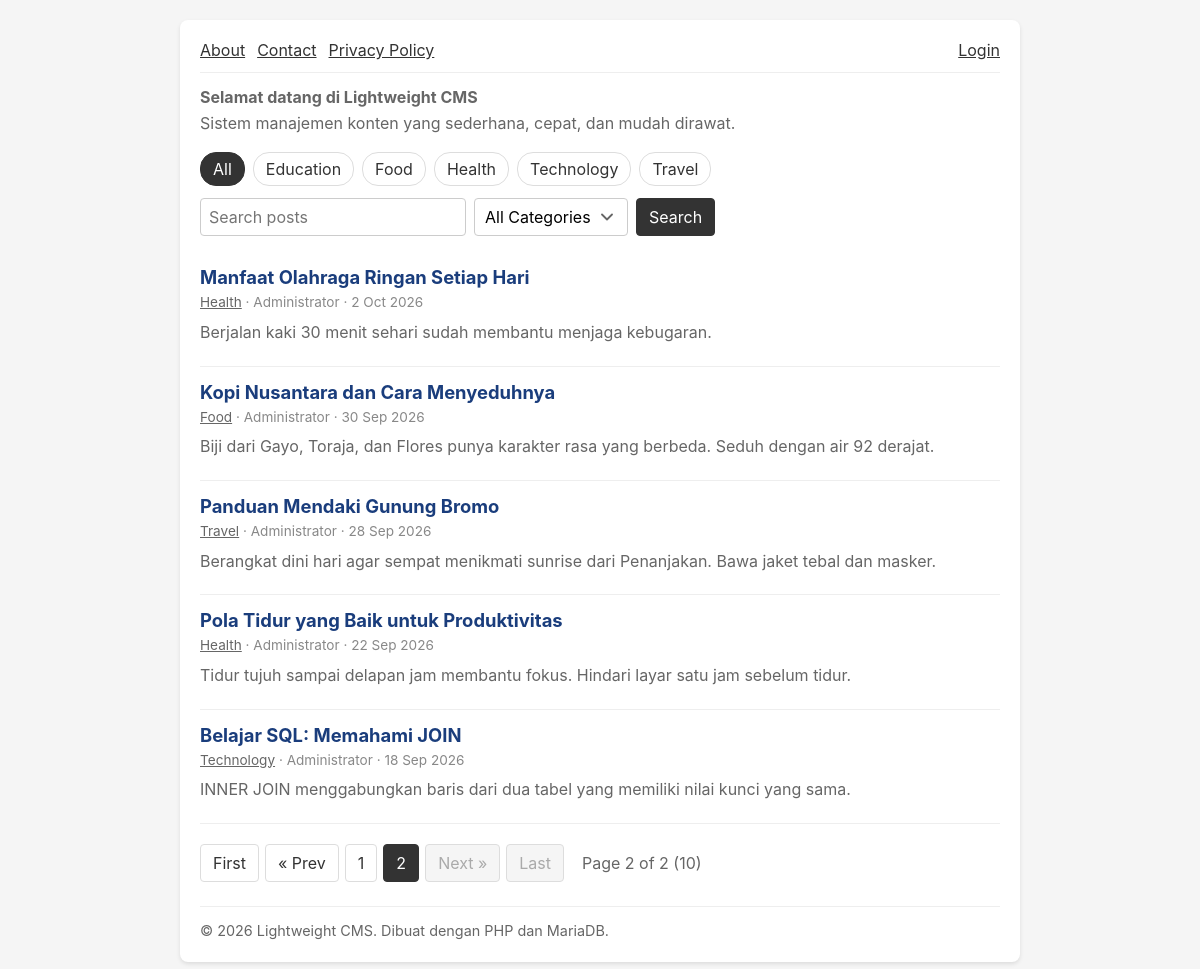
Page /?p=2 on the committed database.
### tables this page shows
CREATE TABLE IF NOT EXISTS t_single (
    id INT AUTO_INCREMENT PRIMARY KEY,
    user_id INT NOT NULL,
    title VARCHAR(255) NOT NULL,
    content MEDIUMTEXT NOT NULL,
    status ENUM('draft', 'published') NOT NULL DEFAULT 'draft',
    created_at DATETIME NOT NULL DEFAULT CURRENT_TIMESTAMP,
    updated_at DATETIME NOT NULL DEFAULT CURRENT_TIMESTAMP ON UPDATE CURRENT_TIMESTAMP,
    INDEX idx_single_status (status),
    FOREIGN KEY (user_id) REFERENCES t_user (id) ON DELETE RESTRICT
);

CREATE TABLE IF NOT EXISTS t_setting (
    id INT AUTO_INCREMENT PRIMARY KEY,
    setting_key VARCHAR(50) NOT NULL UNIQUE,
    setting_value TEXT NOT NULL
);

CREATE TABLE IF NOT EXISTS t_category (
    id INT AUTO_INCREMENT PRIMARY KEY,
    name VARCHAR(100) NOT NULL UNIQUE,
    description VARCHAR(255) NULL,
    created_at DATETIME NOT NULL DEFAULT CURRENT_TIMESTAMP,
    updated_at DATETIME NOT NULL DEFAULT CURRENT_TIMESTAMP ON UPDATE CURRENT_TIMESTAMP
);

CREATE TABLE IF NOT EXISTS t_post (
    id INT AUTO_INCREMENT PRIMARY KEY,
    user_id INT NOT NULL,
    category_id INT NULL,
    title VARCHAR(255) NOT NULL,
    content MEDIUMTEXT NOT NULL,
    excerpt VARCHAR(500) NULL,
    status ENUM('draft', 'published') NOT NULL DEFAULT 'draft',
    published_at DATETIME NULL,
    created_at DATETIME NOT NULL DEFAULT CURRENT_TIMESTAMP,
    updated_at DATETIME NOT NULL DEFAULT CURRENT_TIMESTAMP ON UPDATE CURRENT_TIMESTAMP,
    INDEX idx_post_status_published (status, published_at),
    FOREIGN KEY (user_id) REFERENCES t_user (id) ON DELETE RESTRICT,
    FOREIGN KEY (category_id) REFERENCES t_category (id) ON DELETE SET NULL
);

CREATE TABLE IF NOT EXISTS t_user (
    id INT AUTO_INCREMENT PRIMARY KEY,
    username VARCHAR(50) NOT NULL UNIQUE,
    email VARCHAR(100) NOT NULL UNIQUE,
    password_hash VARCHAR(255) NOT NULL,
    display_name VARCHAR(100) NOT NULL,
    bio TEXT NULL,
    role ENUM('admin', 'author') NOT NULL DEFAULT 'author',
    must_change_password TINYINT(1) NOT NULL DEFAULT 0,
    created_at DATETIME NOT NULL DEFAULT CURRENT_TIMESTAMP,
    updated_at DATETIME NOT NULL DEFAULT CURRENT_TIMESTAMP ON UPDATE CURRENT_TIMESTAMP
);

### config/database.php (called while the page is built, shortened)
<?php
function getDatabase() {
    try {
        $dsn = 'mysql:host=' . DB_HOST . ';dbname=' . DB_NAME . ';charset=utf8mb4';
        $pdo = new PDO($dsn, DB_USER, DB_PASS);
        $pdo->setAttribute(PDO::ATTR_ERRMODE, PDO::ERRMODE_EXCEPTION);
        return $pdo;
    } catch (PDOException $e) {
        throw new Exception('Database connection failed: ' . $e->getMessage());
    }
}

### models/single.php (called while the page is built)
<?php
function getPublishedSingles() {
    return getDatabase()->query("SELECT id, title FROM t_single WHERE status = 'published' ORDER BY id")->fetchAll(PDO::FETCH_ASSOC);
}

### utils/auth.php (called while the page is built, shortened)
<?php
function currentUser() {
    static $user = false;
    if ($user === false) {
        $user = null;
    }
    return $user;
}

### utils/image.php (called while the page is built, shortened)
<?php
function settingImages() {
    return [
        'banner' => ['label' => 'Header Banner', 'name' => 'header', 'types' => ['png']],
        'favicon' => ['label' => 'Favicon', 'name' => 'favicon', 'types' => ['png', 'ico']],
    ];
}
function settingImageUrl($key) {
    $images = settingImages();
    $newest = '';
    foreach ($images[$key]['types'] as $type) {
        $fileName = $images[$key]['name'] . '.' . $type;
        $path = SITES_DIR . '/' . $fileName;
    }
    return $newest;
}

### controllers/home.php (called while the page is built, shortened)
<?php
$bannerUrl = settingImageUrl('banner');
$headerText = getSetting('header_text');
$footerText = getSetting('footer_text');
$page_number = isset($_GET['p']) ? (int) $_GET['p'] : 1;
$keyword = isset($_GET['q']) && is_string($_GET['q']) ? mb_substr(trim($_GET['q']), 0, 100) : '';
$categoryId = isset($_GET['category']) && is_string($_GET['category']) && ctype_digit($_GET['category']) ? (int) $_GET['category'] : 0;
$categories = getCategories();
$filterParams = [];
$pagination = getPagination(countPublishedPosts($categoryId, $keyword), $page_number, getPerPage());
$posts = getPublishedPosts($categoryId, $keyword, $pagination['per_page'], $pagination['offset']);

### models/setting.php (called while the page is built, shortened)
<?php
function getSetting($key, $default = '') {
    try {
        $pdo = getDatabase();
        $stmt = $pdo->prepare('SELECT setting_value FROM t_setting WHERE setting_key = ?');
        $stmt->execute([$key]);
        $value = $stmt->fetchColumn();
        return $value === false ? $default : $value;
    } catch (Exception $e) {
        return $default;
    }
}
function getPerPage() {
    $perPage = (int) getSetting('per_page', 5);
    return $perPage > 0 ? $perPage : 5;
}

### utils/html.php (called while the page is built, shortened)
<?php
function sanitizeHtml($html) {
    $doc = new DOMDocument();
    $doc->loadHTML('<?xml encoding="utf-8"?><div id="root">' . $html . '</div>', LIBXML_NOERROR | LIBXML_NOWARNING);
    $root = $doc->getElementById('root');
    $result = '';
    foreach ($root->childNodes as $child) {
        $result .= $doc->saveHTML($child);
    }
    return $result;
}
function cleanHtmlNode($node) {
    foreach (iterator_to_array($node->childNodes) as $child) {
        if ($child->nodeType === XML_TEXT_NODE) {
            continue;
        }
        $tag = strtolower($child->nodeName);
    }
}

### models/category.php (called while the page is built)
<?php
function getCategories() {
    return getDatabase()->query('SELECT id, name FROM t_category ORDER BY name')->fetchAll(PDO::FETCH_ASSOC);
}

### models/post.php (called while the page is built, shortened)
<?php
function publishedPostCondition($categoryId, $keyword) {
    $where = ["p.status = 'published'"];
    $params = [];
    return [' WHERE ' . implode(' AND ', $where), $params];
}
function countPublishedPosts($categoryId, $keyword) {
    [$where, $params] = publishedPostCondition($categoryId, $keyword);
    $stmt = getDatabase()->prepare('SELECT COUNT(*) FROM t_post p' . $where);
    $stmt->execute($params);
    return (int) $stmt->fetchColumn();
}
function getPublishedPosts($categoryId, $keyword, $limit, $offset) {
    [$where, $params] = publishedPostCondition($categoryId, $keyword);
    $sql = 'SELECT p.id, p.title, p.content, p.excerpt, p.category_id, c.name AS category_name, u.display_name AS author_name,
                   COALESCE(p.published_at, p.created_at) AS shown_at
            FROM t_post p
            JOIN t_user u ON u.id = p.user_id
            LEFT JOIN t_category c ON c.id = p.category_id' . $where . '
            ORDER BY shown_at DESC, p.id DESC
            LIMIT :limit OFFSET :offset';
    $stmt = getDatabase()->prepare($sql);
    $stmt->bindValue(':limit', (int) $limit, PDO::PARAM_INT);
    $stmt->bindValue(':offset', (int) $offset, PDO::PARAM_INT);
    $stmt->execute();
    return $stmt->fetchAll(PDO::FETCH_ASSOC);
}
function postSnippet($post, $length = 200) {
    $excerpt = trim((string) ($post['excerpt'] ?? ''));
    if ($excerpt !== '') {
        return $excerpt;
    }
    $content = preg_replace('/<\/?(?:p|br|div|li|ul|ol|h[1-6]|blockquote|pre|tr|td)\b[^>]*>/i', ' ', (string) $post['content']);
    $text = html_entity_decode(strip_tags($content), ENT_QUOTES, 'UTF-8');
    $text = trim(preg_replace('/\s+/u', ' ', $text));
    return mb_strlen($text) > $length ? mb_substr($text, 0, $length) . '...' : $text;
}

### views/home.php (the view, shortened to what this page needs)
<?php include __DIR__ . '/header.php'; ?>
        <div class="home-bar">
            <nav class="category-menu">
                <a href="index.php" class="<?= $categoryId === 0 ? 'active' : '' ?>">All</a>
                <?php foreach ($categories as $category): ?>
                    <a href="index.php?category=<?= (int) $category['id'] ?>" class="<?= $categoryId === (int) $category['id'] ? 'active' : '' ?>"><?= htmlspecialchars($category['name']) ?></a>
                <?php endforeach; ?>
            </nav>
            <form method="get" action="index.php" class="search-form home-search">
                <input type="text" name="q" value="<?= htmlspecialchars($keyword) ?>" placeholder="Search posts" maxlength="100">
                <select name="category">
                    <option value="">All Categories</option>
                </select>
                <button type="submit">Search</button>
            </form>
        </div>
        <?php foreach ($posts as $post): ?>
            <article class="post-item">
                <h2><a href="index.php?page=post&amp;id=<?= (int) $post['id'] ?>"><?= htmlspecialchars($post['title']) ?></a></h2>
                <p class="post-meta">
                    <?php if ($post['category_name'] !== null): ?>
                        <a href="index.php?category=<?= (int) $post['category_id'] ?>"><?= htmlspecialchars($post['category_name']) ?></a> &middot;
                    <?php endif; ?>
                    <?= htmlspecialchars($post['author_name']) ?> &middot; <?= htmlspecialchars(date('j M Y', strtotime($post['shown_at']))) ?>
                </p>
                <p><?= htmlspecialchars(postSnippet($post)) ?></p>
            </article>
        <?php endforeach; ?>
        <?= renderPagination($pagination, $filterParams) ?>
<?php include __DIR__ . '/footer.php'; ?>

### views/public-nav.php
<nav class="nav public-nav">
    <div class="public-menu">
        <?php foreach ($publicSingles as $single): ?>
            <a href="index.php?page=single&amp;id=<?= (int) $single['id'] ?>"><?= htmlspecialchars($single['title']) ?></a>
        <?php endforeach; ?>
    </div>
    <div class="public-user">
        <?php if ($navUser): ?>
            <a href="index.php?page=dashboard"><?= htmlspecialchars($navUser['display_name']) ?></a>
        <?php else: ?>
            <a href="index.php?page=login">Login</a>
        <?php endif; ?>
    </div>
</nav>

### views/public-header.php (shortened to what this page needs)
<?php if ($bannerUrl !== '' || trim($headerText) !== ''): ?>
        <header class="site-header">
            <?php if (trim($headerText) !== ''): ?>
                <div class="site-header-text"><?= sanitizeHtml($headerText) ?></div>
            <?php endif; ?>
        </header>
<?php endif; ?>

### utils/pagination.php
<?php
function getPagination($totalData, $currentPage, $perPage) {
    $totalData = max(0, (int) $totalData);
    $perPage = max(1, (int) $perPage);
    $totalPages = (int) ceil($totalData / $perPage);
    $currentPage = min(max(1, (int) $currentPage), max(1, $totalPages));
    return [
        'current_page' => $totalPages === 0 ? 0 : $currentPage,
        'total_pages' => $totalPages,
        'offset' => ($currentPage - 1) * $perPage,
        'per_page' => $perPage,
        'total_data' => $totalData,
    ];
}
function paginationLink($params, $page, $label) {
    $url = '?' . http_build_query(array_merge($params, ['p' => $page]));
    return '<a href="' . htmlspecialchars($url) . '">' . $label . '</a>';
}
function renderPagination($pagination, $params = []) {
    $current = $pagination['current_page'];
    $total = $pagination['total_pages'];
    unset($params['p']);
    $html = '<div class="pagination">';
    if ($total > 1) {
        $start = max(1, min($current - 2, $total - 4));
        $end = min($total, $start + 4);
        if ($current > 1) {
            $html .= paginationLink($params, 1, 'First');
            $html .= paginationLink($params, $current - 1, '&laquo; Prev');
        } else {
            $html .= '<span class="disabled">First</span>';
            $html .= '<span class="disabled">&laquo; Prev</span>';
        }
        for ($i = $start; $i <= $end; $i++) {
            if ($i === $current) {
                $html .= '<span class="active">' . $i . '</span>';
            } else {
                $html .= paginationLink($params, $i, $i);
            }
        }
        if ($current < $total) {
            $html .= paginationLink($params, $current + 1, 'Next &raquo;');
            $html .= paginationLink($params, $total, 'Last');
        } else {
            $html .= '<span class="disabled">Next &raquo;</span>';
            $html .= '<span class="disabled">Last</span>';
        }
    }
    $html .= '<span class="info">Page ' . $current . ' of ' . $total
        . ' (' . $pagination['total_data'] . ')</span>';
    $html .= '</div>';
    return $html;
}

### views/public-footer.php
<?php if (trim($footerText) !== ''): ?>
        <footer class="site-footer"><?= sanitizeHtml($footerText) ?></footer>
<?php endif; ?>

### public/css/style.css (style rules this page uses)
body { font-family: -apple-system, BlinkMacSystemFont, "Segoe UI", sans-serif; margin: 0; padding: 20px; background: #f5f5f5; }
p { color: #666; line-height: 1.6; }
.pagination { display: flex; flex-wrap: wrap; align-items: center; gap: 6px; margin: 20px 0; }
.pagination a, .pagination span { padding: 8px 12px; border: 1px solid #ddd; border-radius: 4px; color: #333; text-decoration: none; background: white; }
.pagination .active { background: #333; border-color: #333; color: white; }
.pagination .disabled { color: #aaa; background: #f5f5f5; }
.pagination .info { border: none; background: none; color: #666; }
.nav { display: flex; flex-wrap: wrap; align-items: center; gap: 12px; padding-bottom: 12px; margin-bottom: 12px; border-bottom: 1px solid #eee; }
.nav a { color: #333; }
button { padding: 8px 12px; border: 1px solid #333; border-radius: 4px; background: #333; color: white; font: inherit; cursor: pointer; }
.search-form { display: flex; flex-wrap: wrap; align-items: center; gap: 8px; margin-bottom: 12px; }
.search-form input[type="text"] { flex: 1; min-width: 180px; max-width: 320px; padding: 8px; border: 1px solid #ccc; border-radius: 4px; font: inherit; }
.site-header { margin-bottom: 16px; }
.site-header-text, .site-footer { color: #666; line-height: 1.6; }
.site-header-text > :first-child, .site-footer > :first-child { margin-top: 0; }
.site-header-text > :last-child, .site-footer > :last-child { margin-bottom: 0; }
.site-footer { margin-top: 24px; padding-top: 12px; border-top: 1px solid #eee; font-size: 0.9em; }
.search-form select { padding: 8px 36px 8px 10px; border: 1px solid #ccc; border-radius: 4px; font: inherit; appearance: none; }
.public-nav { justify-content: space-between; }
.public-menu, .public-user { display: flex; flex-wrap: wrap; align-items: center; gap: 12px; }
.home-bar { display: flex; flex-wrap: wrap; align-items: center; justify-content: space-between; gap: 12px; margin: 16px 0; }
.category-menu { display: flex; flex-wrap: wrap; gap: 8px; }
.category-menu a { padding: 6px 12px; border: 1px solid #ddd; border-radius: 16px; color: #333; text-decoration: none; background: white; }
.category-menu a.active { background: #333; border-color: #333; color: white; }
.home-search { margin-bottom: 0; }
.post-item { padding: 14px 0; border-bottom: 1px solid #eee; }
.post-item h2 { margin: 0 0 4px; font-size: 1.15em; }
.post-item h2 a { color: #1a3d7c; text-decoration: none; }
.post-meta { margin: 0 0 6px; font-size: 0.85em; color: #888; }
.post-meta a { color: #666; }
.post-item p { margin: 0 0 6px; }

### rows in the picture
t_single: title "About"
t_single: title "Contact"
t_single: title "Privacy Policy"
t_setting: setting_value "Selamat datang di Lightweight CMS Sistem manajemen konten yang sederhana, cepat, dan mudah dirawat."
t_category: name "Education"
t_category: name "Food"
t_category: name "Health"
t_category: name "Technology"
t_category: name "Travel"
t_post: title "Manfaat Olahraga Ringan Setiap Hari", category.name "Health", user.display_name "Administrator", shown_at "2 Oct 2026", excerpt "Berjalan kaki 30 menit sehari sudah membantu menjaga kebugaran."
t_post: title "Kopi Nusantara dan Cara Menyeduhnya", category.name "Food", user.display_name "Administrator", shown_at "30 Sep 2026", content "Biji dari Gayo, Toraja, dan Flores punya karakter rasa yang berbeda. Seduh dengan air 92 derajat."
t_post: title "Panduan Mendaki Gunung Bromo", category.name "Travel", user.display_name "Administrator", shown_at "28 Sep 2026", content "Berangkat dini hari agar sempat menikmati sunrise dari Penanjakan. Bawa jaket tebal dan masker.", category "1", category "2"
t_post: title "Pola Tidur yang Baik untuk Produktivitas", category.name "Health", user.display_name "Administrator", shown_at "22 Sep 2026", content "Tidur tujuh sampai delapan jam membantu fokus. Hindari layar satu jam sebelum tidur."
t_post: title "Belajar SQL: Memahami JOIN", category.name "Technology", user.display_name "Administrator", shown_at "18 Sep 2026", content "INNER JOIN menggabungkan baris dari dua tabel yang memiliki nilai kunci yang sama."
t_setting: setting_value "© 2026 Lightweight CMS. Dibuat dengan PHP dan MariaDB."

### other values in the picture
$label "First « Prev"
$pagination['total_data'] "10"
